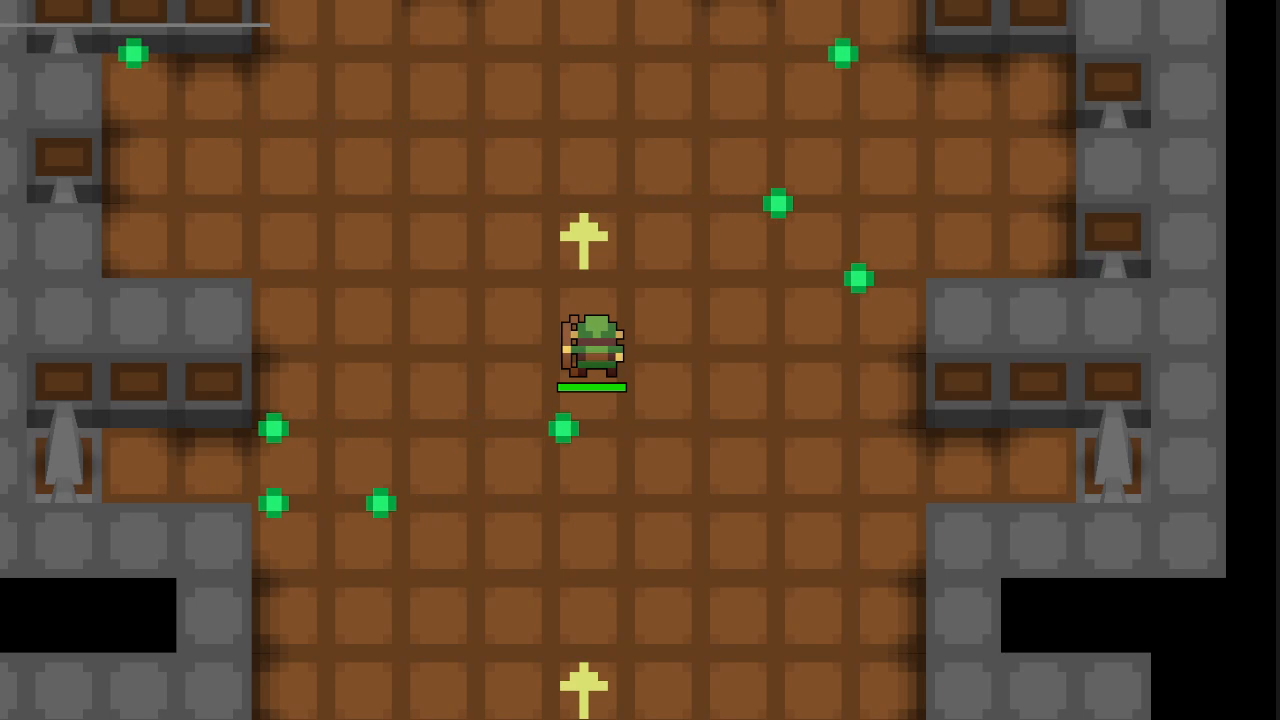
#> input picture frame 114 of skage_sandbox/120fps_data/2025-03-26 10-43-07.mp4, 1280 x 720 px
$ python optical_flow_aliased.py
#> lines starting #> are read from the running program, lines starting #| are printed output that depends on the picture; after the words box and inside, x2 and y2 are one past the last pixel; in counts of white or black regions, pixels touching at a corner belong together; long printed decimals are rounded
import cv2 as cv
import numpy as np
import matplotlib.pyplot as plt

def gaussian_downsize(frame):
    # Apply Gaussian blur and downsize the image for efficiency and denoising
    blurred_frame = cv.GaussianBlur(frame, (19, 19), 1.2)
    frame = cv.resize(blurred_frame,
                      (frame.shape[1] // 2, frame.shape[0] // 2),
                      interpolation=cv.INTER_AREA)
    return frame


CREATE_DEMO_MP4 = True
RESULT_FILE = 'optical_flow/OF_3rd_frame.mp4'
RESULT_ORIGINAL = 'optical_flow/OF_3rd_frame_original.mp4'


N_FRAMES_SKIP = 1
INSPECT_FRAMES = True
MAGNITUDE_HEATMAP = True

cap = cv.VideoCapture('120fps_data/2025-03-26 10-43-07.mp4')
ret, first_frame = cap.read()
#> first_frame is the input picture: shape (720, 1280, 3); mean B, G, R 44.7, 68.4, 95.2


if not ret:
    print("Error reading video.")
    cap.release()
    exit()

prev_raw = first_frame


first_frame = gaussian_downsize(first_frame)
prev_gray = cv.cvtColor(first_frame, cv.COLOR_BGR2GRAY)

frame_height, frame_width = first_frame.shape[:2]
#> frame_height = 360; frame_width = 640

# Create an HSV mask for *visualizing* flow (Hue, Saturation=255, Value)
mask = np.zeros_like(first_frame)
mask[..., 1] = 255  # Full saturation

fourcc = cv.VideoWriter_fourcc(*'mp4v')
out_optical = cv.VideoWriter(f'results/{RESULT_FILE}', fourcc, 5.0, (frame_width, frame_height))
out_original = cv.VideoWriter(f'results/{RESULT_ORIGINAL}', fourcc, 5.0, (frame_width, frame_height))

diff_log = []


if MAGNITUDE_HEATMAP:
    plt.ion()  # Turn on interactive mode
    fig, ax = plt.subplots()
    # Initialize imshow with some dummy data so we can set the size correctly
    dummy_image = np.zeros((frame_height, frame_width), dtype=np.float32)
    im = ax.imshow(dummy_image, vmin=0, vmax=20, cmap='hot')  # Force scale 0..20
    cbar = plt.colorbar(im, ax=ax, label='Flow magnitude')
    ax.set_title('Optical Flow Magnitude Heatmap')
    plt.show(block=False)  # Non-blocking show


while cap.isOpened():
    for n in range(N_FRAMES_SKIP+1):  #Skip N frames
        ret, frame = cap.read()
#> this loop made 2 passes
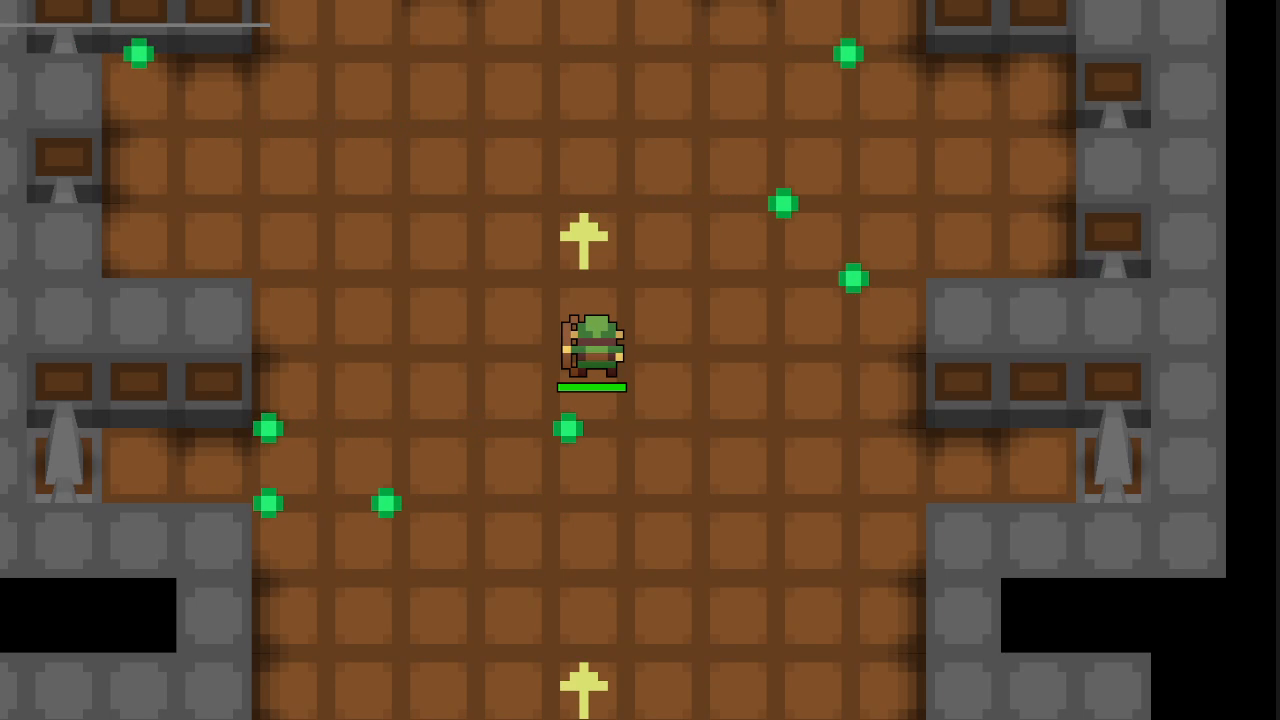
#> input picture frame 116 of skage_sandbox/120fps_data/2025-03-26 10-43-07.mp4, 1280 x 720 px


    if not ret:
        break

    raw_frame = frame
#> raw_frame is the input picture: shape (720, 1280, 3); mean B, G, R 44.7, 68.4, 95.2

    diff = np.sum(cv.absdiff(raw_frame, prev_raw))
#> diff = 930258
    #print('Diff current and previous frame', np.sum(diff))

    diff_log.append(diff)
    if len(diff_log) > 10:
        diff_log.pop(0)
    if diff < np.average(diff_log)/8:
        print('skipped_frame')
        continue

    #print(diff)

    frame = gaussian_downsize(frame)
    gray = cv.cvtColor(frame, cv.COLOR_BGR2GRAY)

    #--- 1) Compute Flow ---
    flow = cv.calcOpticalFlowFarneback(
        prev_gray, gray,
        None,       # no initial flow
        0.8, 3, 15, 3, 5, 1.2, 0
    )
    # flow[..., 0] = x-flow, flow[..., 1] = y-flow

    #--- 2) Convert Flow to Magnitude and Angle (in Radians) ---
    magnitude, angle = cv.cartToPolar(flow[..., 0], flow[..., 1], angleInDegrees=False)

    if MAGNITUDE_HEATMAP:
        im.set_data(magnitude)   # Just update data
        ax.set_title('Optical Flow Magnitude')  # Optionally update title
        plt.pause(0.001)


    #--- 3) Find the Dominant (Background) Flow Vector ---
    #    3a) Convert angle to "HSV hue space" for quick binning [0..180] range
    #        (OpenCV HSV expects hue in [0..180], so we scale from [0..2pi]).
    #        The mask is just used for counting the “most frequent direction”.
    hue_for_binning = angle * 180 / np.pi / 2  # from [0..2π] to [0..180]
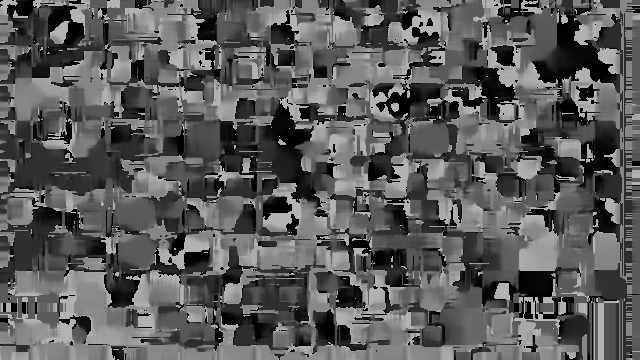
#> hue_for_binning: shape (360, 640) float32; min 7.24e-07, max 180, mean 90.9

    #    3b) Pick the most frequent direction. We'll do a coarse bin by rounding.
    #        If you want finer control, you could pick a different bin size.
    hue_rounded = np.round(hue_for_binning).astype(np.uint8)
    directions, dir_counts = np.unique(hue_rounded, return_counts=True)
#> directions = 181 values from 0 to 180; dir_counts = 181 values, max 7101 at index 90, min 581 at index 22, mean 1272.9
    dominant_hue = directions[np.argmax(dir_counts)]  # Hue in [0..180] scale
#> dominant_hue = 90

    #    3c) From that direction, find the median or mode magnitude among those pixels.
    #        We'll do a quick approach: gather all pixel magnitudes with that hue_rounded.
    idx = (hue_rounded == dominant_hue)
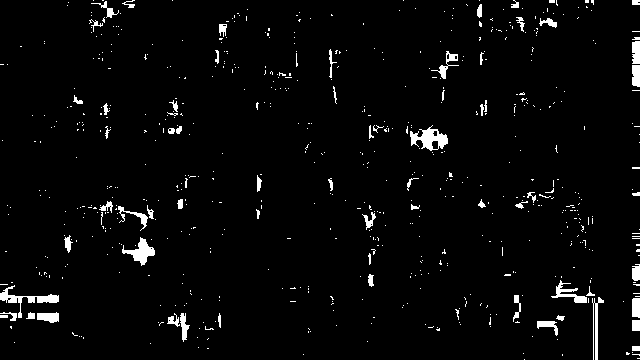
#> idx: shape (360, 640) bool; 3.1% white; 652 white regions (588 under 20 px), largest, box (x1, y1, x2, y2) and area: (410, 125, 448, 151) 487, (0, 285, 59, 318) 439, (122, 237, 155, 266) 387
    mag_values_in_dom_dir = magnitude[idx]
#> mag_values_in_dom_dir = 7101 values, max 2.72 at index 4167, min 1.74e-21 at index 17, mean 0.375


    # If everything truly is background, you might have all or most pixels in the same direction.
    # We can pick the median magnitude for stability (less sensitive to outliers).
    if len(mag_values_in_dom_dir) == 0:
        # Fallback if something strange happens
        bg_magnitude = 0.0
    else:
        bg_magnitude = np.median(mag_values_in_dom_dir)
#> bg_magnitude = 0.000778

    print(f'Background magnitude: {bg_magnitude}')
#| Background magnitude: 0.0007777

    # Convert the dominant hue back to radians:
    # dominant_hue in [0..180], so we convert back: hue_degrees = dominant_hue*2
    bg_angle_degs = dominant_hue * 2.0
#> bg_angle_degs = 180
    bg_angle_rad = (bg_angle_degs * np.pi) / 180.0
#> bg_angle_rad = 3.14

    #--- 4) Compute the Background Flow Vector (X,Y) ---
    bg_flow_x = bg_magnitude * np.cos(bg_angle_rad)
#> bg_flow_x = -0.000778
    bg_flow_y = bg_magnitude * np.sin(bg_angle_rad)
#> bg_flow_y = 9.52e-20

    #--- 5) Subtract the Background from Each Pixel’s Flow ---
    residual_flow_x = flow[..., 0] - bg_flow_x
    residual_flow_y = flow[..., 1] - bg_flow_y
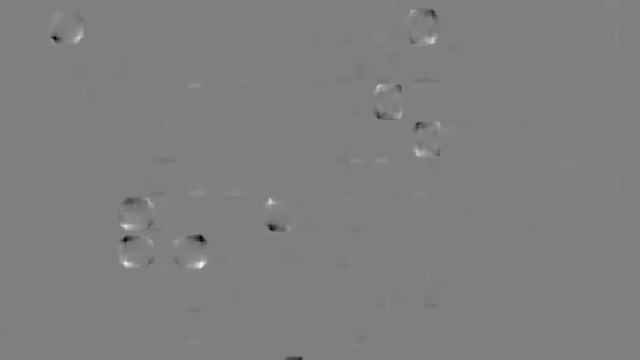
#> residual_flow_y: shape (360, 640) float32; min -1.7, max 1.69, mean -0.000602; drawn with min black and max white

    #--- 6) Compute Residual Magnitude/Angle for Visualization ---
    res_magnitude, res_angle = cv.cartToPolar(residual_flow_x, residual_flow_y, angleInDegrees=False)
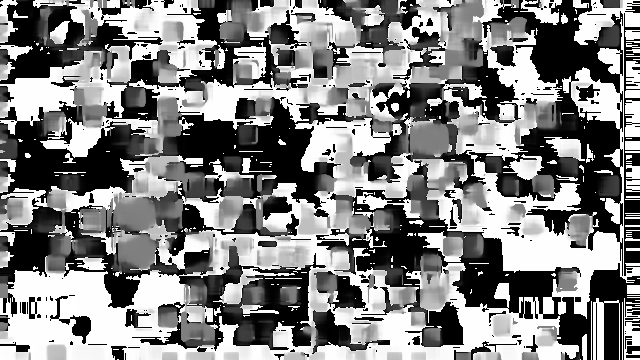
#> res_angle: shape (360, 640) float32; min 2.38e-19, max 6.28, mean 3.2; drawn with min black and max white

    #--- 7) Update the HSV Mask for Display (Residual) ---
    # Hue in [0..180] range => res_angle in [0..2π]
    mask[..., 0] = (res_angle * 180 / np.pi / 2).astype(np.uint8)
    # Full saturation
    mask[..., 1] = 255
    # Value channel: normalize residual magnitude for display
    mask[..., 2] = cv.normalize(res_magnitude, None, 0, 255, cv.NORM_MINMAX).astype(np.uint8)
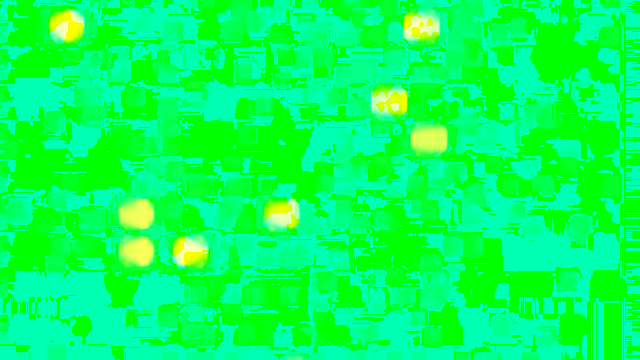
#> mask: shape (360, 640, 3); mean of channels 0, 1, 2 91.3, 255, 6.9; drawn as B, G, R

    # Convert HSV to BGR or RGB for display
    rgb = cv.cvtColor(mask, cv.COLOR_HSV2BGR)
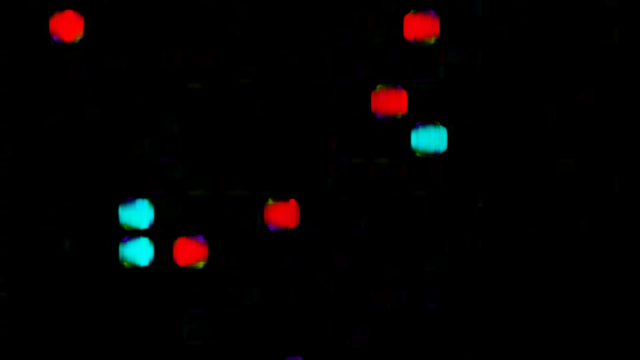
#> rgb: shape (360, 640, 3); mean B, G, R 2.7, 2.6, 4.3

    cv.imshow('Input', frame)
    cv.imshow('Residual Flow', rgb)

    #--- 8) Update for Next Loop ---
    prev_gray = gray.copy()

    prev_raw = raw_frame
    prev_gray = gray

    out_optical.write(rgb)
    out_original.write(gray)


    if INSPECT_FRAMES:
        print("Press Enter to see next frame (or Esc to exit)...")
        while True:
            key = cv.waitKey(0) & 0xFF  # Wait indefinitely until a key is pressed
#> (key q is pressed here)
            # If Enter is pressed, break out of the waiting loop; if Esc is pressed, exit the main loop.
            if key == 13:  # Enter key
                break
            elif key == 27:  # Escape key
                cap.release()
                out_optical.release()
                out_original.release()
                cv.destroyAllWindows()
                exit()
#> (the program exits here)

$ run again, starting later in the video
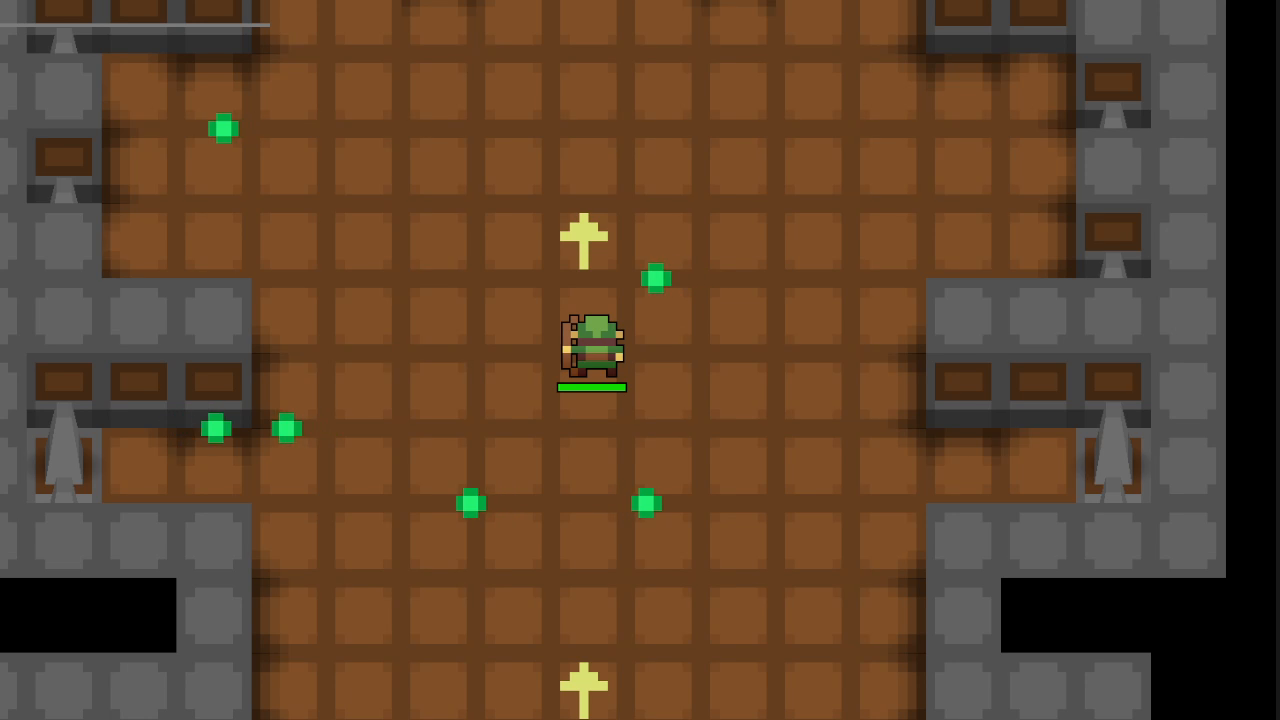
#> input picture frame 514 of skage_sandbox/120fps_data/2025-03-26 10-43-07.mp4, 1280 x 720 px
#> first_frame is the input picture: shape (720, 1280, 3); mean B, G, R 44.6, 68.2, 95.3
#> diff = 625900
#> directions = 181 values from 0 to 180; dir_counts = 181 values, max 14912 at index 90, min 348 at index 27, mean 1272.9
#> dominant_hue = 90
#> `idx = (hue_rounded == dominant_hue)`:
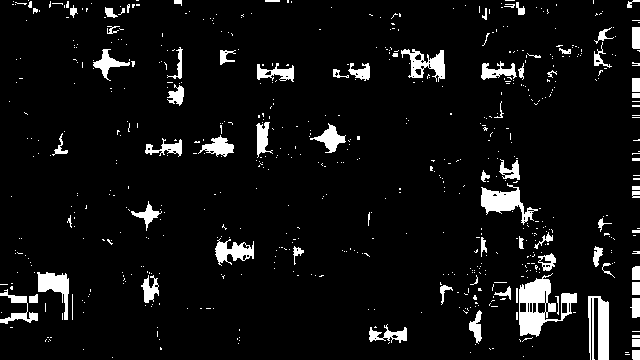
#> idx: shape (360, 640) bool; 6.5% white; 634 white regions (555 under 20 px), largest, box (x1, y1, x2, y2) and area: (519, 273, 577, 337) 1620, (588, 296, 609, 360) 946, (481, 183, 538, 225) 917
#> mag_values_in_dom_dir = 14912 values, max 2.83 at index 7478, min 0 at index 11, mean 0.245
#> bg_magnitude = 4.42e-08
#| Background magnitude: 4.423595711955386e-08
#> bg_angle_degs = 180
#> bg_angle_rad = 3.14
#> bg_flow_x = -4.42e-08
#> bg_flow_y = 5.42e-24
#> `rgb = cv.cvtColor(mask, cv.COLOR_HSV2BGR)`:
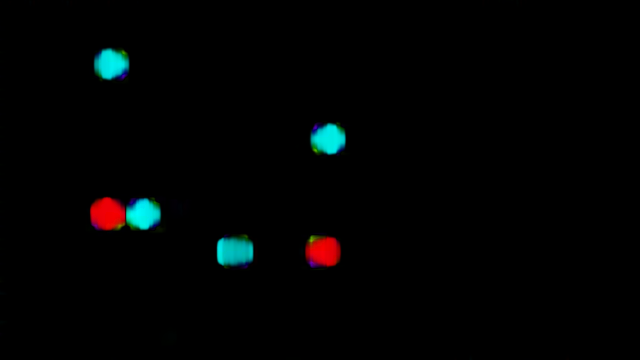
#> rgb: shape (360, 640, 3); mean B, G, R 2.9, 3, 1.7

$ run again, starting later in the video
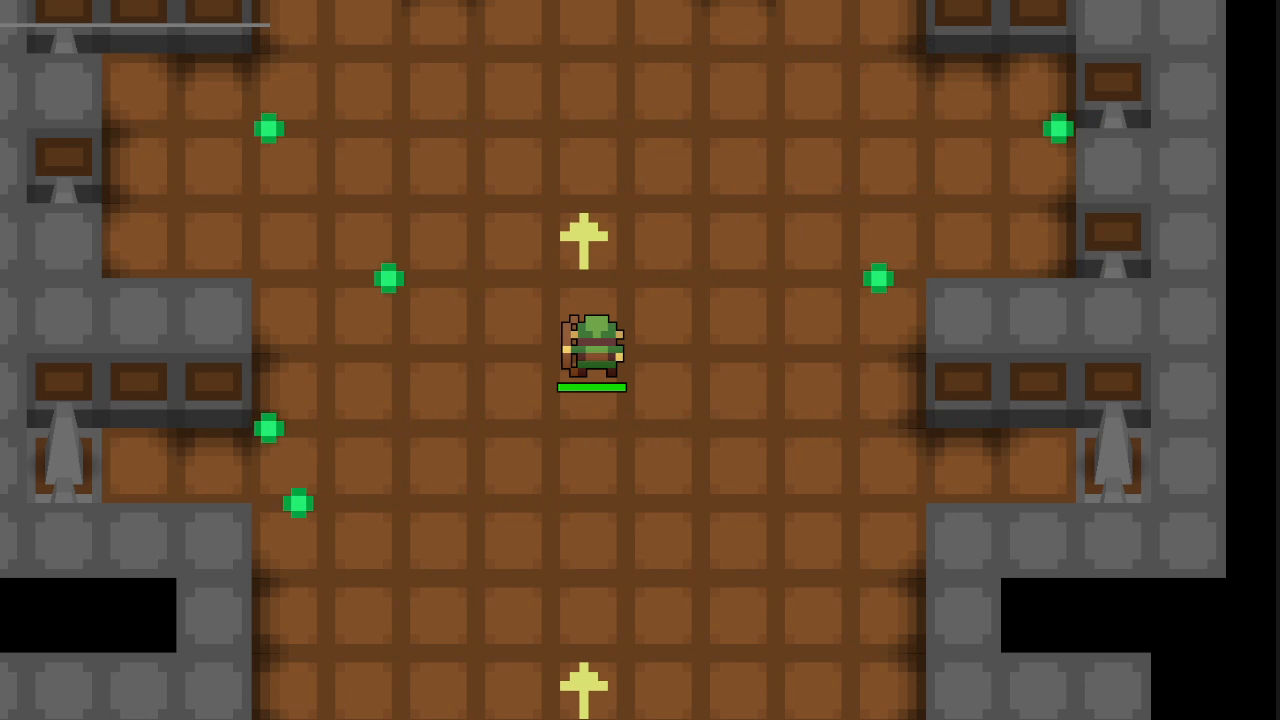
#> input picture frame 914 of skage_sandbox/120fps_data/2025-03-26 10-43-07.mp4, 1280 x 720 px
#> first_frame is the input picture: shape (720, 1280, 3); mean B, G, R 44.6, 68.2, 95.3
#> diff = 624645
#> directions = 181 values from 0 to 180; dir_counts = 181 values, max 11982 at index 90, min 427 at index 17, mean 1272.9
#> dominant_hue = 90
#> `idx = (hue_rounded == dominant_hue)`:
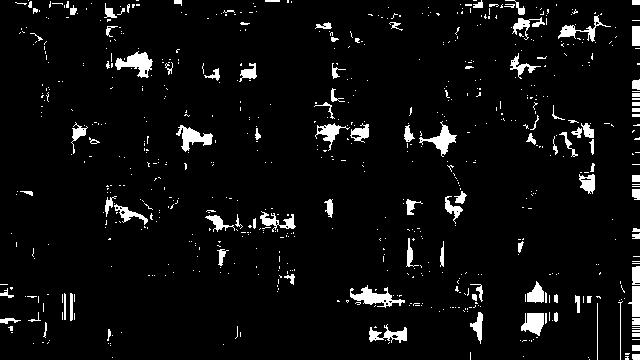
#> idx: shape (360, 640) bool; 5.2% white; 707 white regions (606 under 20 px), largest, box (x1, y1, x2, y2) and area: (350, 285, 405, 308) 505, (115, 51, 153, 78) 499, (176, 125, 213, 152) 435
#> mag_values_in_dom_dir = 11982 values, max 2.69 at index 5264, min 0 at index 11, mean 0.326
#> bg_magnitude = 1.58e-06
#| Background magnitude: 1.5845465668462566e-06
#> bg_angle_degs = 180
#> bg_angle_rad = 3.14
#> bg_flow_x = -1.58e-06
#> bg_flow_y = 1.94e-22
#> `rgb = cv.cvtColor(mask, cv.COLOR_HSV2BGR)`:
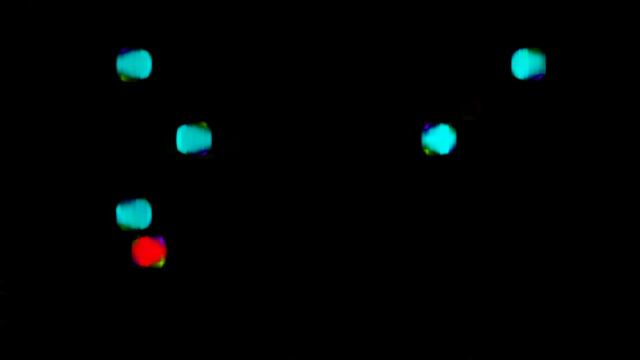
#> rgb: shape (360, 640, 3); mean B, G, R 3.6, 3.6, 0.8
